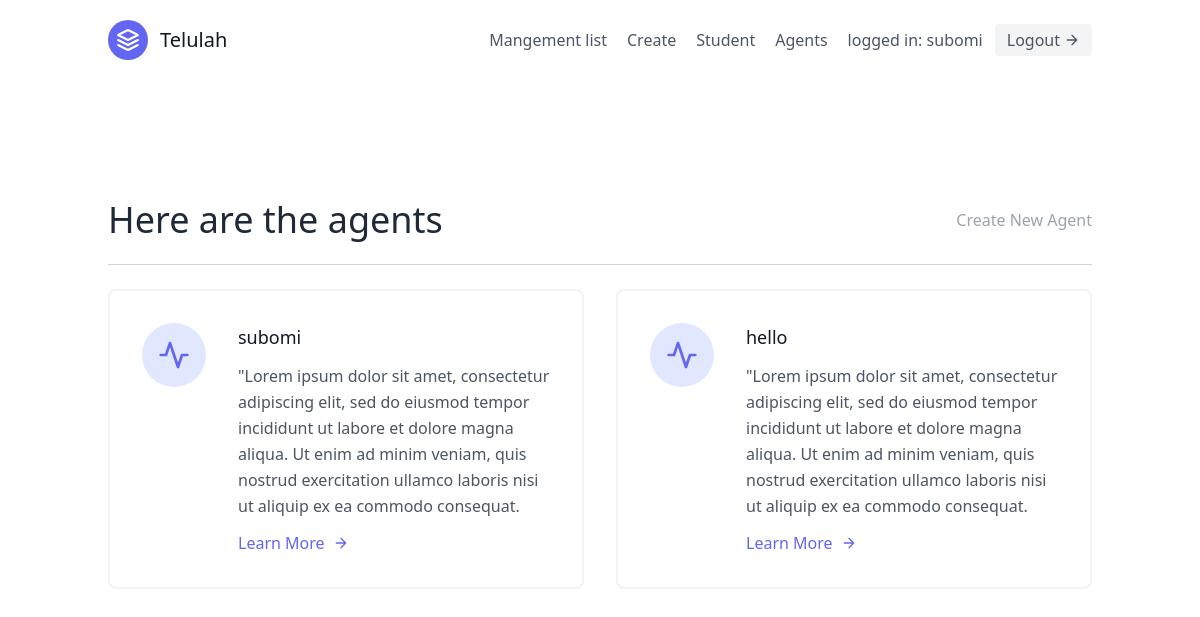
/agents/ (signed in), run on the app's committed database.
### app/models.py (models this page shows, shortened)
class User(AbstractUser):
    is_organisor = models.BooleanField(default=True)
    is_agent = models.BooleanField(default=False)
    is_admin=models.BooleanField('Is Admin',default=False)
    is_customer=models.BooleanField('Is Customer',default=True)
    class Meta(AbstractUser.Meta):
        swappable = 'AUTH_USER_MODEL'

class UserAgent(models.Model):
    user = models.OneToOneField(User, on_delete=models.CASCADE)
    organization = models.ForeignKey(UserProfile, on_delete=models.CASCADE)

### agents/views.py (the view)
# urls.py: path('', AgentListView.as_view(), name="agents"),
class AgentListView(OrganisorAndLoginRequiredMixin, ListView):
    template_name = "agents/agents_list.html"
    def get_queryset(self):
        organization = self.request.user.userprofile
        return UserAgent.objects.filter(organization=organization)

### agents/mixins.py (called while the page is built)
    def dispatch(self, request, *args, **kwargs):
        if not request.user.is_authenticated or not request.user.is_organisor:
            return redirect('apps:home')
        return super().dispatch(request, *args, **kwargs)

### agents/templates/agents/agents_list.html
{% extends "base.html" %}
{% block content %}
<section class="text-gray-600 body-font">
  <div class="container px-5 py-24 mx-auto flex flex-wrap">
  <div class="w-full mb-6 py-6 flex justify-between items-center border-b border-gray-300">
    <div>
        <h1 class="text-4xl text-gray-800">Here are the agents</h1>
    </div>
    <div>
        <a class="text-gray-400 hover:text-blue-300" href='{%url 'agents:agents_create'%}' class="mr-6 hover:text-gray-900 font-bold text-xl left-10">Create New Agent</a>
    </div>
  </div>
    <div class="flex flex-wrap -m-4">
    {% for agent in object_list %}
      <div class="p-4 lg:w-1/2 md:w-full">
        <div class="flex border-2 rounded-lg border-gray-200 border-opacity-50 p-8 sm:flex-row flex-col">
          <div class="w-16 h-16 sm:mr-8 sm:mb-0 mb-4 inline-flex items-center justify-center rounded-full bg-indigo-100 text-indigo-500 flex-shrink-0">
            <svg fill="none" stroke="currentColor" stroke-linecap="round" stroke-linejoin="round" stroke-width="2" class="w-8 h-8" viewBox="0 0 24 24">
              <path d="M22 12h-4l-3 9L9 3l-3 9H2"></path>
            </svg>
          </div>
          <div class="flex-grow">
            <h2 class="text-gray-900 text-lg title-font font-medium mb-3"> {{ agent.user.username}}</h2>
            <p class="leading-relaxed text-base">"Lorem ipsum dolor sit amet, consectetur adipiscing elit, sed do eiusmod tempor incididunt ut labore et dolore magna aliqua. Ut enim ad minim veniam, quis nostrud exercitation ullamco laboris nisi ut aliquip ex ea commodo consequat.</p>
            <a href='{% url 'agents:agents_detail' agent.pk %}' class="mt-3 text-indigo-500 inline-flex items-center">Learn More
              <svg fill="none" stroke="currentColor" stroke-linecap="round" stroke-linejoin="round" stroke-width="2" class="w-4 h-4 ml-2" viewBox="0 0 24 24">
                <path d="M5 12h14M12 5l7 7-7 7"></path>
              </svg>
            </a>
          </div>
        </div>
      </div>
    {% endfor %}
    </div>
  </div>
</section>
{% endblock content %}

### app/templates/navbar.html (shortened to what this page needs)
<header class="text-gray-600 body-font">
  <div class="container mx-auto flex flex-wrap p-5 flex-col md:flex-row items-center">
    <a href='/'class="flex title-font font-medium items-center text-gray-900 mb-4 md:mb-0">
      <svg xmlns="http://www.w3.org/2000/svg" fill="none" stroke="currentColor" stroke-linecap="round" stroke-linejoin="round" stroke-width="2" class="w-10 h-10 text-white p-2 bg-indigo-500 rounded-full" viewBox="0 0 24 24">
        <path d="M12 2L2 7l10 5 10-5-10-5zM2 17l10 5 10-5M2 12l10 5 10-5"></path>
      </svg>
      <span class="ml-3 text-xl">Telulah</span>
    </a>
    <nav class="md:ml-auto flex flex-wrap items-center text-base justify-center">
      <a href='{% url 'apps:home' %}' class="mr-5 hover:text-gray-900">Mangement list</a>
      {% if not request.user.is_authenticated %}
      <a href="{% url 'signup'%}" class="mr-5 hover:text-gray-900">Signup</a>
      {%else%}
            <a href='{%url 'apps:create'%}' class="mr-5 hover:text-gray-900">Create</a>
            <a href='{% url 'apps:stu' %}' class="mr-5 hover:text-gray-900">Student</a>
            {% if request.user.is_organisor %}
            <a href='{% url 'agents:agents' %}' class="mr-5 hover:text-gray-900">Agents</a>
            {% endif %}
      {% endif %}
    </nav>
    {% if request.user.is_authenticated %}
       logged in: {{request.user.username}}
      <button class="ml-3 inline-flex items-center bg-gray-100 border-0 py-1 px-3 focus:outline-none hover:bg-gray-200 rounded text-base mt-4 md:mt-0"><a href="{% url 'logout'%}">Logout</a>
      <svg fill="none" stroke="currentColor" stroke-linecap="round" stroke-linejoin="round" stroke-width="2" class="w-4 h-4 ml-1" viewBox="0 0 24 24">
        <path d="M5 12h14M12 5l7 7-7 7"></path>
      </svg>
    </button>
    {% endif %}
  </div>
</header>

### data on the page
User: user.username "subomi"
UserAgent: user.username "subomi"
UserAgent: user.username "hello"
